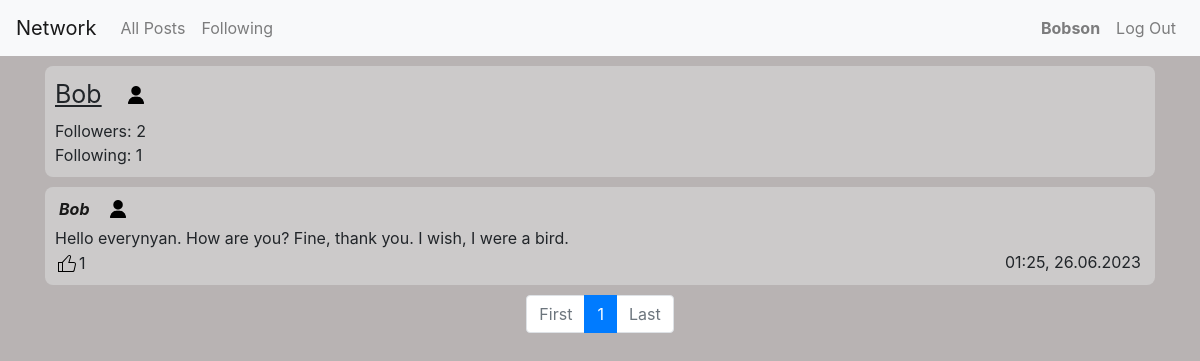
Page /profile/Bob (signed in) on the committed database.
### network/models.py (models this page shows, shortened)
class User(AbstractUser):
    pass

class Post(models.Model):
    author = models.ForeignKey(User, on_delete = models.CASCADE, related_name = "authorUser")
    textarea = models.TextField(max_length = 5000)
    timestamp = models.DateTimeField(auto_now_add=True)
    likes = models.ManyToManyField(User, related_name = "likes", blank = True)

### network/views.py (the view)
# urls.py: path("profile/<str:name>", views.profile, name="profile"),
def profile(request, name):
    otherUser = User.objects.get(username = name)
    myOwn = request.user
    statusFollow = False
    followers = Followers.objects.filter(user = otherUser)
    if followers:
        for extractList in followers:
            lenFollowlist = len(extractList.who.all())
            for unit in extractList.who.all():
                if unit == myOwn:
                    statusFollow = True
                    break
    else:
        lenFollowlist = 0
    followings = Following.objects.filter(user = otherUser)
    if followings:
        for extractList in followings:
            lenFollowinglist = len(extractList.who.all())
    else:
        lenFollowinglist = 0
    posts = Post.objects.filter(author = otherUser).order_by('-timestamp')
    forrange = math.ceil(len(posts)/N)+1
    paginator = Paginator(posts, N)
    page_number = request.GET.get('page')
    page_obj = paginator.get_page(page_number)
    return render(request, "network/profile.html", {
        "page_obj": page_obj,
        "range": range(1, forrange),
        "guest": name,
        "statusFollow": statusFollow,
        "followersCount": lenFollowlist,
        "followingCount": lenFollowinglist
    })

### network/templates/network/profile.html (shortened to what this page needs)
{% extends "network/layout.html" %}
{% block body %}
    <div class="container">
        <div class="comment">
            <div class="d-flex flex-row align-items-center flexgap margbot5">
                <p class="profileName"> {{ guest }} </p>
                {% if user.is_authenticated %}
                    {% if statusFollow %}
                        <button onclick="subscribeFunction(this)" title="unsubscribe" class="subscribe" type="submit" data-author="{{guest}}" data-substatus="true" >
                            <img src="/static/network/black.png" class="imagepad" width="18px" height="18px">
                        </button>
                    {% elif request.user.username == guest %}
                    {% else %}
                        <button onclick="subscribeFunction(this)" title="subscribe"  class="subscribe" type="submit" data-author="{{guest}}" data-substatus="false" >
                            <img src="/static/network/white.png" class="imagepad" width="18px" height="18px">
                        </button>
                    {% endif %}
                {% else %}
                    <img src="/static/network/white.png" class="imagepad" width="18px" height="18px">
                {% endif %}
            </div>
            <p>Followers: <span class="changefw">{{ followersCount }}</span></p>
            <p>Following: {{ followingCount }}</p>
        </div>
        {% for post in page_obj %}
            <div class="comment comment-{{post.id}}">
                <div class="d-flex flex-row align-items-center flexgap margbot5">
                    <a class="linkForUser frame" href="{% url 'profile' post.author %}"> {{ post.author }} </a>
                    {% if user.is_authenticated %}
                        {% if statusFollow %}
                            <button onclick="subscribeFunction(this)" title="unsubscribe" class="subscribe" type="submit" data-author="{{post.author}}" data-substatus="true" >
                                <img src="/static/network/black.png" class="imagepad" width="18px" height="18px">
                            </button>
                        {% elif request.user == post.author %}
                        {% else %}
                            <button onclick="subscribeFunction(this)" title="subscribe"  class="subscribe" type="submit" data-author="{{post.author}}" data-substatus="false" >
                                <img src="/static/network/white.png" class="imagepad" width="18px" height="18px">
                            </button>
                        {% endif %}
                    {% else %}
                        <img src="/static/network/white.png" class="imagepad" width="18px" height="18px">
                    {% endif %}
                </div>
                <div class="divPostArea-{{post.id}}">
                    <p class="postArea-{{post.id}}">
                        {{ post.textarea }}
                    </p>
                </div>
                <span class="frame floatRight">{{ post.timestamp|date:'H:i, d.m.Y'}}</span>
                <div class="likediv">
                    {% if user.is_authenticated %}
                        {% if request.user in post.likes.all %}
                            <button onclick="likeFunction(this)" class="like" data-pressed="true" data-post_id="{{post.id}}">
                                <svg width = "24" height = "24">
                                <g> <path d='M3,11h3v10H3V11z M18.77,11h-4.23l1.52-4.94C16.38,5.03,15.54,4,14.38,4c-0.58,0-1.14,0.24-1.52,0.65L7,11v10h10.43 c1.06,0,1.98-0.67,2.19-1.61l1.34-6C21.23,12.15,20.18,11,18.77,11z'></path>
                                </g> </svg>
                            </button>
                        {% else %}
                            <button onclick="likeFunction(this)" class="like" data-pressed="false" data-post_id="{{post.id}}">
                            </button>
                        {% endif %}
                    {% endif %}
                    <span class="likeCount-{{post.id}}">
                        {{ post.likes.all|length }}
                    </span>
                </div>
            </div>
        {% empty %}
            <div class="comment">
                <p class="centerText">You haven't got posts yet</p>
            </div>
        {% endfor %}
    </div>
    <nav class="pagnav">
        <ul class="pagination justify-content-center">
            {% if page_obj.number == 1 %}
                <li class="page-item disabled"><a class="page-link" href="?page=1">First</a></li>
            {% else %}
                <li class="page-item"><a class="page-link" href="?page=1">First</a></li>
            {% endif %}
            {% if page_obj.paginator.num_pages < 4 %}
                {% for i in range %}
                    {% if page_obj.number == i %}
                        <li class="page-item active"><a class="page-link" href="?page={{ i }}"> {{ i }} </a></li>
                    {% else %}
                        <li class="page-item"><a class="page-link" href="?page={{ i }}"> {{ i }} </a></li>
                    {% endif %}
                {% endfor %}
            {% endif %}
            {% if page_obj.number == page_obj.paginator.num_pages %}
                <li class="page-item disabled"><a class="page-link" href="?page={{ page_obj.paginator.num_pages }}">Last</a></li>
            {% else %}
                <li class="page-item"><a class="page-link" href="?page={{ page_obj.paginator.num_pages }}">Last</a></li>
            {% endif %}
        </ul>
    </nav>
{% endblock %}

### network/templates/network/layout.html (shortened to what this page needs)
{% load static %}
<!DOCTYPE html>
<html lang="en">
    <head>
        <link rel="stylesheet" href="https://stackpath.bootstrapcdn.com/bootstrap/4.4.1/css/bootstrap.min.css">
        <link href="{% static 'network/styles.css' %}" rel="stylesheet">
    </head>
    <body>
        <nav class="navbar navbar-expand navbar-light bg-light">
            <div class="w-100 d-flex flex-row justify-content-between">
                <div class="d-flex flex-row">
                    <a class="navbar-brand" href="{% url 'index' %}">Network</a>
                    <ul class="navbar-nav mr-auto w-100 ">
                        <li class="nav-item">
                            <a class="nav-link" href="{% url 'index' %}">All Posts</a>
                        </li>
                        {% if user.is_authenticated %}
                            <li class="nav-item">
                                <a class="nav-link" href="{% url 'following' %}">Following</a>
                            </li>
                        {% endif %}
                    </ul>
                </div>
                <div class="">
                    <ul class="navbar-nav mr-auto w-100 ">
                        {% if user.is_authenticated %}
                            <li class="nav-item">
                                <a class="nav-link" href="{% url 'profile' user.username %}"><strong>{{ user.username }}</strong></a>
                            </li>
                            <li class="nav-item rightside">
                                <a class="nav-link" href="{% url 'logout' %}">Log Out</a>
                            </li>
                        {% endif %}
                    </ul>
                </div>
            </div>
          </nav>
        <div class="body">
            {% block body %}
            {% endblock %}
        </div>
    </body>
</html>

### network/static/network/styles.css (style rules this page uses)
body { background-color: rgb(184, 179, 179); background-image: url("https://www.transparenttextures.com/patterns/graphy-dark.png"); user-select: none; }
p { margin: 0; user-select: text; word-break: break-all; }
.comment { width: 100%; height: 100%; margin-bottom: 10px; margin-top: 10px; padding: 10px 10px; border-radius: 8px; background-color: #d6d6d6a9; }
.floatRight { float: right; }
.frame { width: fit-content; background-color: transparent; padding-left: 4px; padding-right: 4px; }
.linkForUser { color: rgb(24, 24, 24); font-style: italic; font-weight: bold; }
.like, .subscribe, .editButton, .confirmButton { border: 0; padding: 0; background: none; }
.likediv { display: flex; align-items: flex-end; }
.imagepad { margin-bottom: 2px; }
.margbot5 { margin-bottom: 5px;; }
.flexgap { gap: 15px; }
.profileName { text-decoration: underline; font-size: 25px; margin-right: 10px; }

### rows in the picture
User: username "Bobson"
User: username "Bob"
Post: author "Bob", textarea "Hello everynyan. How are you? Fine, thank you. I wish, I were a bird.", timestamp "01:25, 26.06.2023", likes.all|length "1"

### other values in the picture
{{ followersCount }} "2"
{{ followingCount }} "1"
{{ i }} "1"
